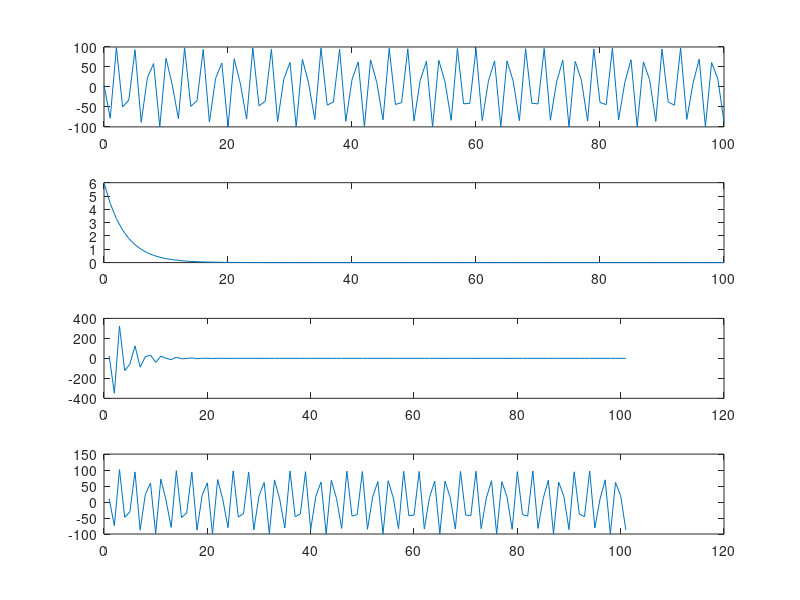

Recreate this plot in MATLAB.
clc;
clear all;
n=0:1:100;
f=100;
fs=25;
x1=100*sin(f/fs*n+1/24);
x2=6*exp(-0.3*n);
subplot(4,1,1);
plot(n,x1);

subplot(4,1,2);
plot(n,x2);

z=x1.*x2;
subplot(4,1,3);
plot(z);

y=x1+x2;
subplot(4,1,4);
plot(y);
